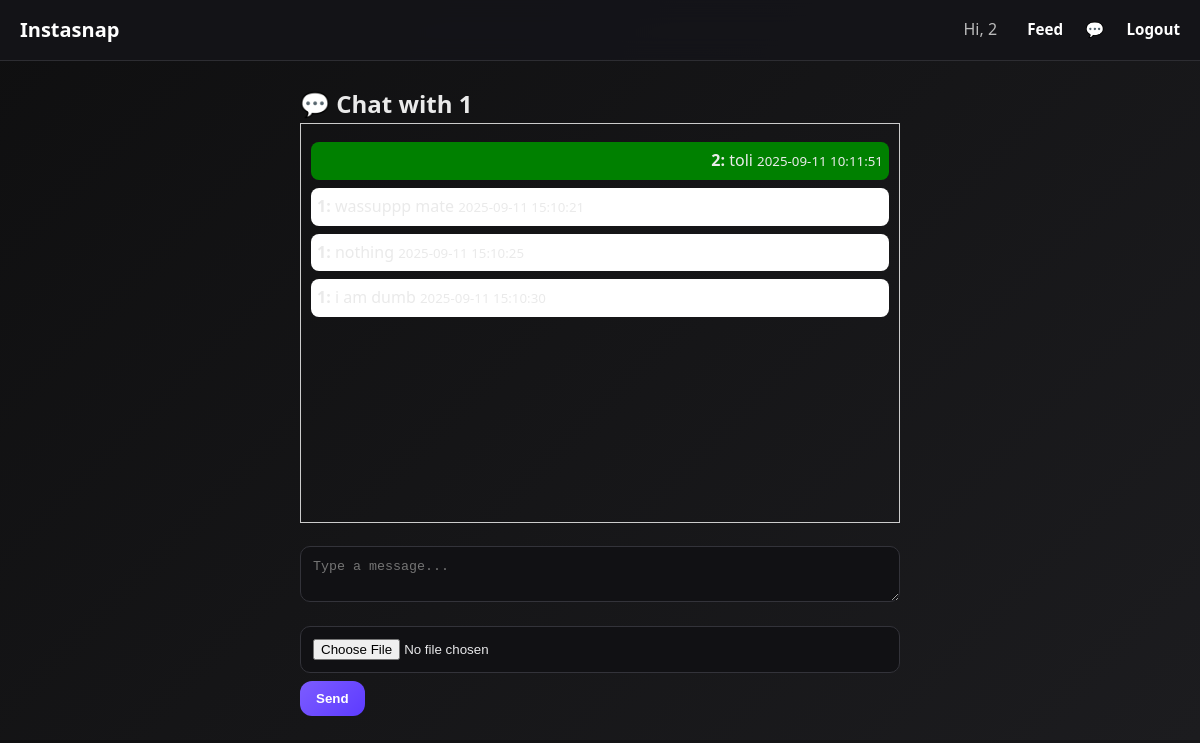
Page /messages/1 (signed in) on the committed database.
### tables this page shows
CREATE TABLE users (
            id INTEGER PRIMARY KEY AUTOINCREMENT,
            username TEXT UNIQUE NOT NULL,
            password_hash TEXT NOT NULL,
            avatar_url TEXT,
            bio TEXT,
            created_at TIMESTAMP DEFAULT CURRENT_TIMESTAMP
        );

CREATE TABLE messages (
            id INTEGER PRIMARY KEY AUTOINCREMENT,
            sender_id INTEGER NOT NULL,
            receiver_id INTEGER NOT NULL,
            content TEXT,
            media_url TEXT,
            media_type TEXT CHECK(media_type IN ('image','video','file')),
            created_at TIMESTAMP DEFAULT CURRENT_TIMESTAMP,
            FOREIGN KEY (sender_id) REFERENCES users(id) ON DELETE CASCADE,
            FOREIGN KEY (receiver_id) REFERENCES users(id) ON DELETE CASCADE
        );

### app.py (the view, shortened to what this page needs)
@app.route("/messages/<username>", methods=["GET", "POST"])
@login_required
def messages(username):
    conn = get_db()
    receiver = conn.execute("SELECT id, username FROM users WHERE username=?", (username,)).fetchone()
    if not receiver:
        conn.close()
        return "User not found", 404
    chat = conn.execute("""
        SELECT m.*, u.username as sender_name
        FROM messages m
        JOIN users u ON m.sender_id = u.id
        WHERE (m.sender_id=? AND m.receiver_id=?) OR (m.sender_id=? AND m.receiver_id=?)
        ORDER BY m.created_at ASC
    """, (session["user_id"], receiver["id"], receiver["id"], session["user_id"])).fetchall()
    conn.close()
    return render_template("messages.html", chat=chat, receiver=receiver, username=session.get("username"))

### app.py (called while the page is built)
def get_db():
    conn = sqlite3.connect(DB)
    conn.row_factory = sqlite3.Row
    return conn

def login_required(fn):
    @wraps(fn)
    def wrapper(*args, **kwargs):
        if not session.get("user_id"):
            return redirect(url_for("login"))
        return fn(*args, **kwargs)
    return wrapper

### templates/messages.html (shortened to what this page needs)
{% extends "base.html" %}  {% block content %}
<div class="chat-container">
  <h2>💬 Chat with {{ receiver.username }}</h2>
  <div class="chat-box">
    {% for msg in chat %}
    <div
      class="chat-message {% if msg.sender_id == session['user_id'] %}me{% else %}them{% endif %}"
    >
      <b>{{ msg.sender_name }}:</b> {{ msg.content }}
      <small>{{ msg.created_at }}</small>
    </div>
    {% endfor %}
  </div>
  <form method="post" enctype="multipart/form-data">
    <textarea name="content" placeholder="Type a message..."></textarea>
    <input type="file" name="media" />
    <button type="submit">Send</button>
  </form>
</div>
{% endblock %}

### templates/base.html (shortened to what this page needs)
<!DOCTYPE html>
<html lang="en">
  <head>
  </head>
  <body>
    <header>
      <div>
        <a href="{{ url_for('home') }}"><b>Instasnap</b></a>
      </div>
      <nav class="nav">
        {% if session.get('user_id') %}
        <span class="muted">Hi, {{ session.get('username') }}</span>
        <a href="{{ url_for('feed') }}">Feed</a>
        <a href="{{ url_for('dms') }}">💬</a>
        <a href="{{ url_for('logout') }}">Logout</a>
        {% else %}
        <a href="{{ url_for('login') }}">Login</a>
        <a href="{{ url_for('signup') }}">Signup</a>
        {% endif %}
      </nav>
    </header>
    <div class="container">
       {% block content %}{% endblock %}
    </div>
  </body>
</html>

### templates/base.html (style rules this page uses)
* { margin: 0; padding: 0; box-sizing: border-box; }
body { font-family: "Segoe UI", Roboto, system-ui, sans-serif; background: linear-gradient(135deg, #0f0f10, #1c1c1f); color: #eaeaea; line-height: 1.6; }
header { display: flex; justify-content: space-between; align-items: center; padding: 14px 20px; background: rgba(20, 20, 25, 0.9); border-bottom: 1px solid #2d2d32; position: sticky; top: 0; z-index: 100; backdrop-filter: blur(12px); }
header a { text-decoration: none; font-weight: 600; color: #fff; font-size: 1.25rem; }
.nav a { margin-left: 18px; font-size: 0.95rem; transition: color 0.2s; }
.muted { color: #bbb; margin-right: 8px; }
.container { max-width: 900px; margin: 24px auto; padding: 0 16px; }
input, textarea { width: 100%; padding: 12px; border-radius: 10px; border: 1px solid #33333a; background: #111114; color: #e8e8ea; margin: 8px 0; transition: border 0.2s, box-shadow 0.2s; }
button { padding: 10px 16px; border: 0; border-radius: 12px; background: linear-gradient(135deg, #7c5cff, #5d3bff); color: white; cursor: pointer; font-weight: 600; transition: transform 0.2s, box-shadow 0.2s; }

### templates/messages.html (style rules this page uses)
.chat-container { max-width: 600px; margin: auto; }
.chat-box { border: 1px solid #ccc; padding: 10px; height: 400px; overflow-y: scroll; margin-bottom: 15px; }
.chat-message { margin: 8px 0; padding: 6px; border-radius: 8px; }
.chat-message.me { background: green; text-align: right; }
.chat-message.them { background: white; text-align: left; }

### rows in the picture
users: username "1"
messages: sender_name "2", content "toli", created_at "2025-09-11 10:11:51"
messages: sender_name "1", content "wassuppp mate", created_at "2025-09-11 15:10:21"
messages: sender_name "1", content "nothing", created_at "2025-09-11 15:10:25"
messages: sender_name "1", content "i am dumb", created_at "2025-09-11 15:10:30"

### other values in the picture
{{ session.get('username') }} "2"
